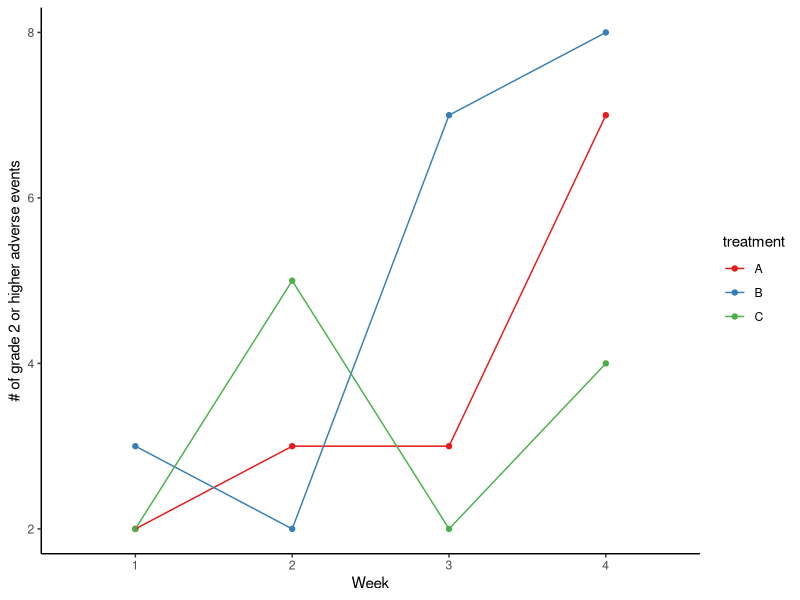
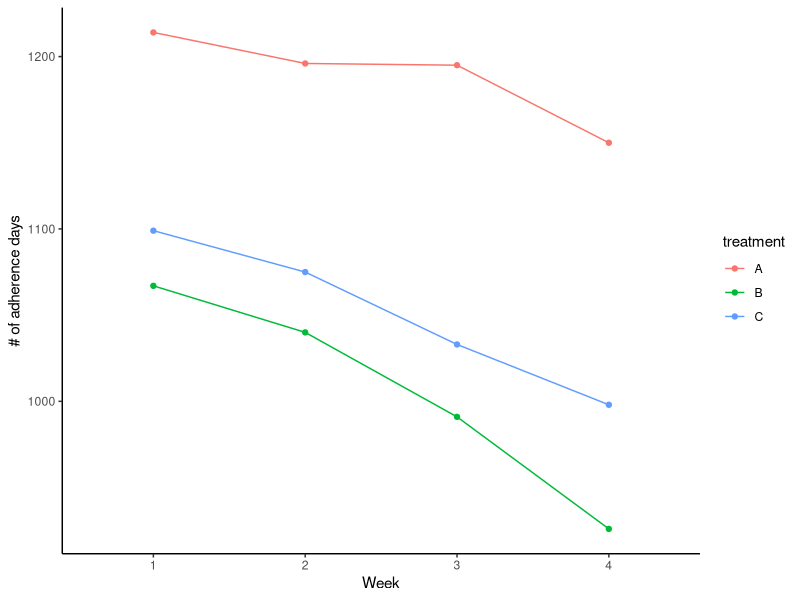

Here is the R script that generated these plots, in order:
## ---- chunk 1
knitr::opts_chunk$set(echo = TRUE)
library(tidyverse)
## ---- chunk 2
baseline <- read_csv("Project 3 - Cross Over/baseline.csv")

endpoints <- read_csv("Project 3 - Cross Over/endpoints.csv")
## ---- chunk 3
mean(baseline$age) #31.93

baseline %>%
  group_by(race) %>%
  count() #black (64), others (64), white (52)

baseline %>%
  group_by(gender) %>%
  count() #0 (99), 1 (81)
## ---- chunk 4
baseline_long <- baseline %>%
  mutate(age = as.numeric(age),
         ptid = as.factor(ptid),
         seq = paste0(substr(period1, nchar(period1), nchar(period1)),
                      substr(period2, nchar(period2), nchar(period2)),
                      substr(period3, nchar(period3), nchar(period3))),
         seq2 = case_when(period3 == 'Gel C' ~ 0,
                          period3 == 'Gel B' ~ 1,
                          period3 == 'Pill A' ~ 2),
         #blood virals diff for each period
         b1 = bviral1 - bviral0,
         b2 = bviral3 - bviral2,
         b3 = bviral5 - bviral4,
         b4 = bviral6,
         #skin virals diff for each period
         s1 = sviral1 - sviral0,
         s2 = sviral3 - sviral2,
         s3 = sviral5 - sviral4,
         s4 = sviral6) %>%
  select(ptid, seq, seq2, age, race, gender, b1:b4, s1:s4) %>%
  pivot_longer(cols = b1:s4,
               names_to = 'index',
               values_to = 'viral') %>%
  mutate(period = substr(index, 2, 2),
         index = ifelse(substr(index, 1, 1) == 'b', 'bviral', 'sviral'))


baseline_wide <- baseline_long %>%
  pivot_wider(names_from = index,
              values_from = viral)
## ---- chunk 5
endpts_long <- endpoints %>%
  mutate(ptid = as.factor(ptid),
         seq = paste0(substr(period1, nchar(period1), nchar(period1)),
                      substr(period2, nchar(period2), nchar(period2)),
                      substr(period3, nchar(period3), nchar(period3))),
         seq2 = case_when(period3 == 'Gel C' ~ 0,
                          period3 == 'Gel B' ~ 1,
                          period3 == 'Pill A' ~ 2)) %>%
  pivot_longer(AE_pillA_week1:Adhere_gelC_week4,
               names_to = 'index',
               values_to = 'value') %>%
  select(ptid, seq, seq2, index, value) %>%
  mutate(week = substr(index, nchar(index), nchar(index)),
         treatment = str_sub(index, -7, -7),
         period = str_locate(seq, str_sub(index, -7, -7))[, 'start'],
         index = str_sub(index, 1, 2))

endpts_wide <- endpts_long %>%
  pivot_wider(names_from = index,
              values_from = value)
## ---- chunk 6
data <- merge(endpts_wide, baseline_wide, by = c('ptid', 'seq', 'seq2', 'period')) %>%
  mutate(ptid = as.factor(ptid),
         period = as.factor(period),
         week = as.factor(week),
         seq = as.factor(seq),
         seq2 = as.factor(seq2))

#something to note is that PK's of 'period 4' are not included in this df. 
## ---- chunk 7
# of AEs overtime
data %>%
  group_by(week, treatment) %>%
  summarise(sum_ae = sum(AE)) %>%
  ggplot(aes(x = week, y = sum_ae, col = treatment)) +
  geom_point() +
  geom_line(aes(group = treatment)) +
  xlab('Week') + 
  ylab('# of grade 2 or higher adverse events') +
  theme_classic() +
  scale_color_brewer(palette="Set1")

#see non-linear trends
## ---- chunk 8
data %>%
  group_by(week, treatment) %>%
  summarise(sum_ad = sum(Ad)) %>%
  ggplot(aes(x = week, y = sum_ad, col = treatment)) +
  geom_point() +
  geom_line(aes(group = treatment)) +
  xlab('Week') +
  ylab('# of adherence days') +
  theme_classic()

#sorta linear trends
